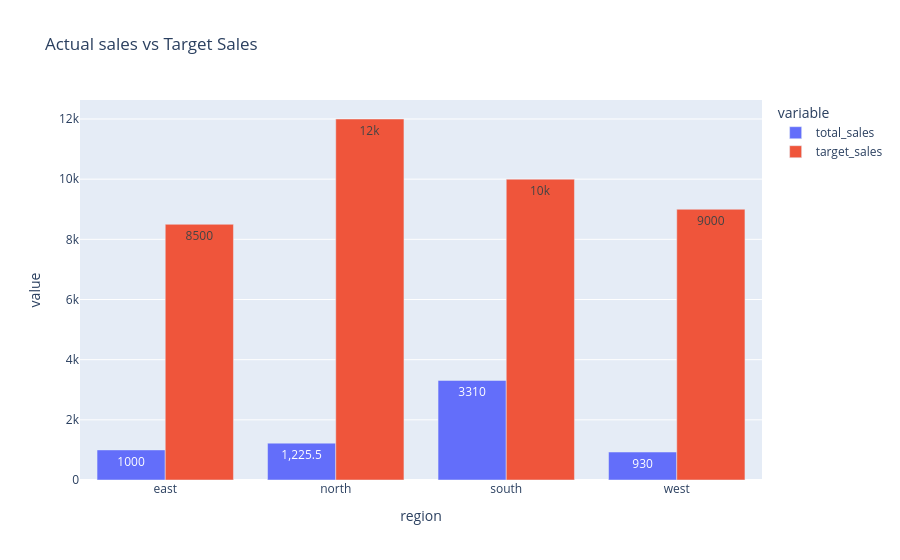

Source (notebook cell):
### Code cell
fig = px.bar(
    performance,
    x='region',
    y=['total_sales', 'target_sales'],
    barmode='group',
    title='Actual sales vs Target Sales',
    text_auto=True
)
fig.show()

### Figure 1 — Plotly figure (JSON) as saved in the notebook; plotly's stock layout.template omitted (floating-point values rounded to 4 significant figures)
{"data": [{"alignmentgroup": "True", "hovertemplate": "variable=total_sales<br>region=%{x}<br>value=%{y}<extra></extra>", "legendgroup": "total_sales", "marker": {"color": "#636efa", "pattern": {"shape": ""}}, "name": "total_sales", "offsetgroup": "total_sales", "orientation": "v", "showlegend": true, "textposition": "auto", "texttemplate": "%{y}", "type": "bar", "x": ["east", "north", "south", "west"], "xaxis": "x", "y": [1000.0, 1226.0, 3310.0, 930.0], "yaxis": "y"}, {"alignmentgroup": "True", "hovertemplate": "variable=target_sales<br>region=%{x}<br>value=%{y}<extra></extra>", "legendgroup": "target_sales", "marker": {"color": "#EF553B", "pattern": {"shape": ""}}, "name": "target_sales", "offsetgroup": "target_sales", "orientation": "v", "showlegend": true, "textposition": "auto", "texttemplate": "%{y}", "type": "bar", "x": ["east", "north", "south", "west"], "xaxis": "x", "y": [8500.0, 12000.0, 10000.0, 9000.0], "yaxis": "y"}], "layout": {"barmode": "group", "legend": {"title": {"text": "variable"}, "tracegroupgap": 0}, "title": {"text": "Actual sales vs Target Sales"}, "xaxis": {"anchor": "y", "domain": [0, 1], "title": {"text": "region"}}, "yaxis": {"anchor": "x", "domain": [0, 1], "title": {"text": "value"}}}}
